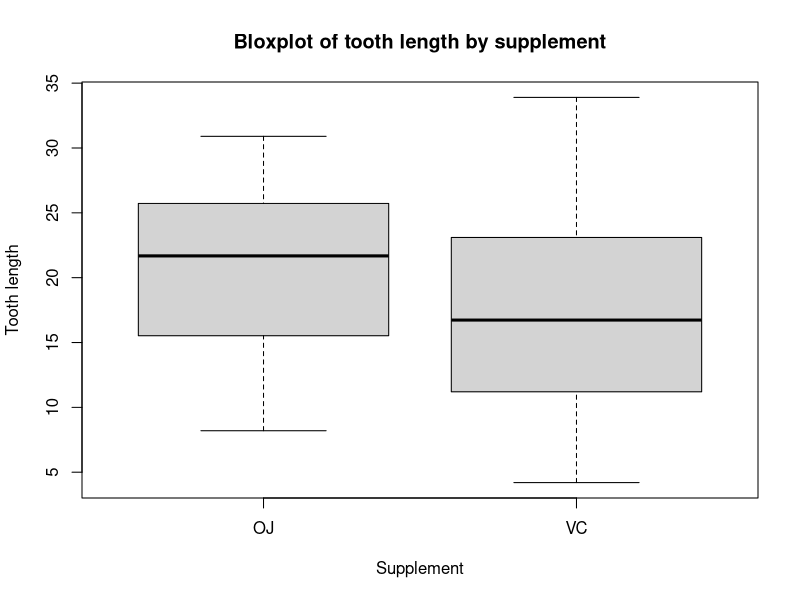
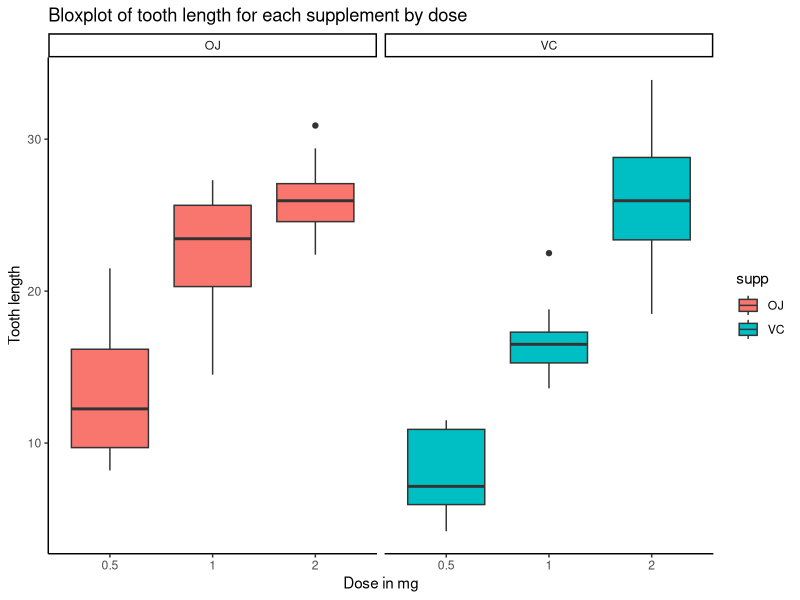

Here is the R script that generated these plots, in order:
## ---- chunk 1
data(ToothGrowth)
str(ToothGrowth)
#summary(ToothGrowth)
sum <- tapply(ToothGrowth$len, ToothGrowth$supp, FUN=summary)
sum

## ---- chunk 2
boxplot(sum, main = "Bloxplot of tooth length by supplement", 
        xlab = "Supplement",
        ylab = "Tooth length")
library(ggplot2)
ggplot(ToothGrowth, aes(x=factor(dose), y=len, fill=supp))+theme_classic()+
  geom_boxplot()+facet_grid(.~supp)+
  scale_x_discrete("Dose in mg") + scale_y_continuous("Tooth length") + 
  ggtitle("Bloxplot of tooth length for each supplement by dose")

## ---- chunk 3
twotest <- function (x,y){
  with(ToothGrowth, paste("two.sided p-value", 
    round(t.test(x, y, alternative = "two.sided", 
        paired = F, var.equal = F, conf.level = 0.95)$p.value,5)))}
greattest <- function (x,y){
  with(ToothGrowth, paste("greater p-value", 
    round(t.test(x, y, alternative = "greater", 
        paired = F, var.equal = F, conf.level = 0.95)$p.value,5)))}
paste("OJ, VC:", 
      with(ToothGrowth, twotest(len[supp=='OJ'], len[supp=='VC'])),",",
      with(ToothGrowth, greattest(len[supp=='OJ'], len[supp=='VC'])))
paste("OJ, VC | 0.5 mg:", 
      with(ToothGrowth, twotest(len[supp=='OJ' & dose == 0.5], len[supp=='VC'& dose == 0.5])),",",
      with(ToothGrowth, greattest(len[supp=='OJ' & dose == 0.5], len[supp=='VC'& dose == 0.5])))
paste("OJ, VC | 1.0 mg:",
      with(ToothGrowth, twotest(len[supp=='OJ' & dose == 1.0], len[supp=='VC'& dose == 1.0])),",",
      with(ToothGrowth, greattest(len[supp=='OJ' & dose == 1.0], len[supp=='VC'& dose == 1.0])))
paste("OJ, VC | 2.0 mg:",
      with(ToothGrowth, twotest(len[supp=='OJ' & dose == 2.0], len[supp=='VC'& dose == 2.0])))
